Frame 1 (no input): blank canvas, image omitted
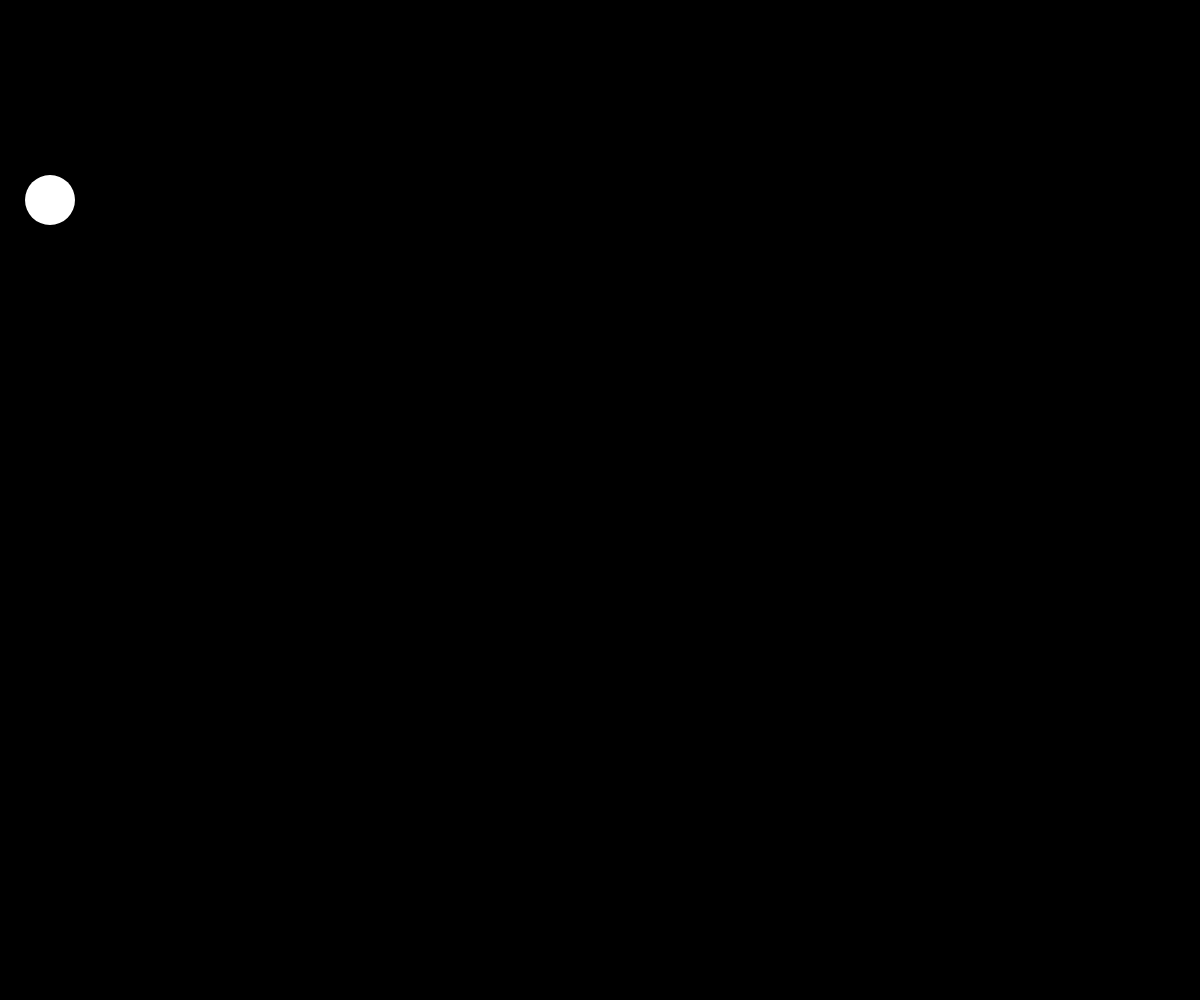
Frame 60 (no input)
Frame 120 (the mouse pressed at the canvas centre since frame 60): identical to frame 60, image omitted

The p5.js sketch that drew this single still picture (run headless with seeded random() and noise() and a simulated clock; from frame 60 on, the mouse is pressed at the canvas centre):

// p5.js sketch
// ── sketch.js
// initialises canvas
function setup() {
  createCanvas(document.body.clientWidth, windowHeight);
  background(0);
  buffer = createGraphics(document.body.clientWidth, windowHeight);
  buffer.background(0, 0, 0, 0);
}

function tryKeyPress(key) {
  try {
    if (keyIsDown(key)) {
      keybinds[key]();
    }
  } catch (error) {
    console.log(`${key} doesn't do anything`);
  }
}

function keyPressed() {
  tryKeyPress(keyCode);
}

//draw function
function draw() {
  image(buffer, 0, 0);
  gameState.draw();

  // if (keyIsPressed) {
  //   try {
  //     keybinds[key]();
  //   } catch (error) {
  //     console.log(`${key} doesn't do anything`);
  //   }
  // }
}

// ── alien.js
var cellsToFill = [0, 1, 1, 1, 0, 
                   1, 1, 1, 1, 1,
                   1, 0, 1, 0, 1,
                   0, 1, 0, 1, 0,
                   1, 0, 1, 0, 1,
                   1, 0, 0, 0, 1]

function drawAlien(size = 10){
  var columns = 5;
  var rows = 6;
  for(var i = 0; i < cellsToFill.length; i++){
    var x = i % columns
    var y = Math.floor(i / columns)
    if(cellsToFill[i]){
      rect(x * size, y * size, size, size)
    }
  }
}
// ── app.js
let gameState = {
  score: 0,
  paused: true,
  activeObjects: [],
  draw: function(){
    buffer.background(0);
    buffer.noStroke();
    buffer.fill(255);
    for(let i = 0; i < this.activeObjects.length; i++){
      let coords = this.activeObjects[i].coords;
      buffer.ellipse(coords.x, coords.y, 50);
    }
  },
}

var keybinds = {
  37: () => player.move("l"),
  39: () => player.move("r"),
  32: () => player.shoot()
};


// Characters
class Character {
  constructor(x, y, v, health = 10, ) {
    this.coords = { x, y };
    this.speed = v;
    this.health = health;
  }
  move(direction){
    var directions = {
      u: ()=>(this.coords.y -= this.speed),
      d: ()=>(this.coords.y += this.speed),
      l: ()=>(this.coords.x -= this.speed),
      r: ()=>(this.coords.x += this.speed),
    }
    directions[direction]();
  }
  die(){
    index = gameState.activeObjects.indexOf(this);
    gameState.activeObjects.splice(index);
  }
}

class Player extends Character {
  constructor(x, y, v) {
    super(x, y, v);
    gameState.activeObjects.push(this);
  }
  shoot(){
    let bulat = new Projectile(this.x, this.y);
    bulat.speed -=1;
  }
}

class Projectile {
  constructor (x, y) {
    this.speed = 1;
    this.coords ={x, y};
    gameState.activeObjects.push(this);
  }
}

class Enemy extends Character {
  constructor(v) {
    super(0, 0, v, 3);
    gameState.activeObjects.push(this);
  }
  shoot(){
    let bolet = new Projectile(this.x, this.y);
  }
}




// initialise game
var player = new Player(50, 200, 30);
// ── style.css
body {
  margin: 0;
  background: black;
}

canvas {
  display: block;
  margin: 0 auto;
}
